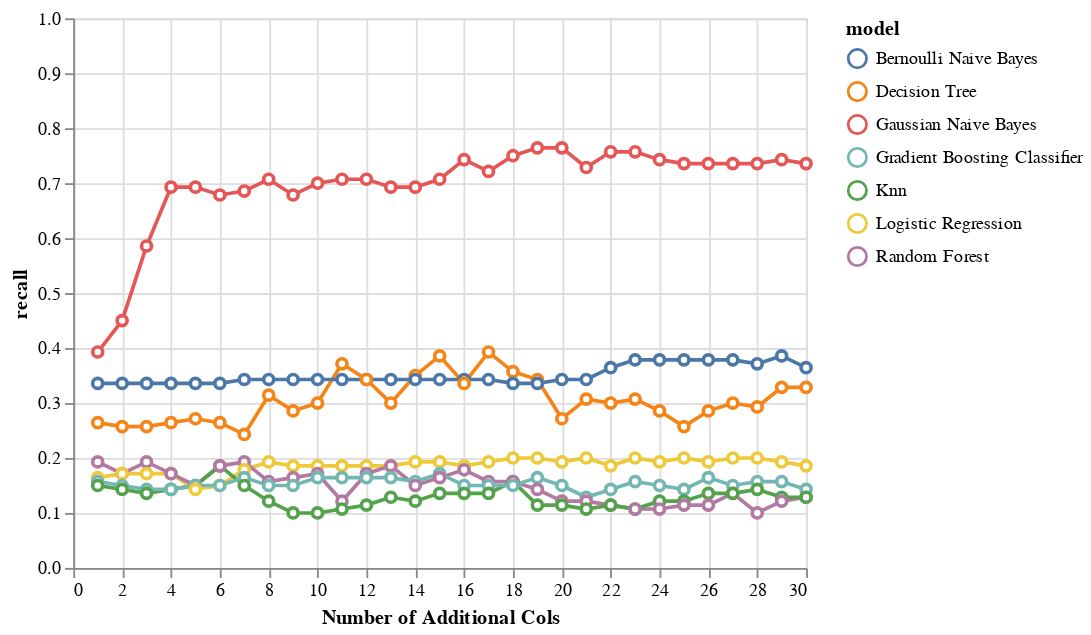

The notebook cell saved with this chart:
### Markdown cell above
The chart below shows the incremental value of adding new features when looking at recall of the positive class only. This tells a slightly different story where there is a lot of improvement to the recall as we keep adding features. We notice the precision declines slightly, but ultimately we believe the gain of recall merits keeping the majority of the additional features identified.

### Code cell
perf_subset = perf_by_additional_n_cols_matrix_v1[
    (perf_by_additional_n_cols_matrix_v1['grouping'] == "Depressed (Yes)") &
    (perf_by_additional_n_cols_matrix_v1['additional_col_method'] == "corr_to_mdd_subset_data_v2")
]


alt.Chart(perf_subset).mark_line(
       point={
         "filled": False,
         "fill": "white"
       }
).encode(
    x = alt.X('addl_cols', title="Number of Additional Cols"),
    y = alt.Y('recall', scale=alt.Scale(domain=[0, 1])),
    color = 'model'
)

### Figure 1 — Vega-Lite specification as saved in the notebook (floating-point values rounded to 4 significant figures; data arrays with more than 128 entries replaced by an {"elided": "..."} marker saying what was removed)
{"config": {"view": {"continuousWidth": 400, "continuousHeight": 300}}, "data": {"name": "data-ce552fb9baf7fd274c264cc37eb32a4e"}, "mark": {"type": "line", "point": {"filled": false, "fill": "white"}}, "encoding": {"color": {"field": "model", "type": "nominal"}, "x": {"field": "addl_cols", "title": "Number of Additional Cols", "type": "quantitative"}, "y": {"field": "recall", "scale": {"domain": [0, 1]}, "type": "quantitative"}}, "$schema": "https://vega.github.io/schema/vega-lite/v4.17.0.json", "datasets": {"data-ce552fb9baf7fd274c264cc37eb32a4e": {"elided": "210 records"}}}
